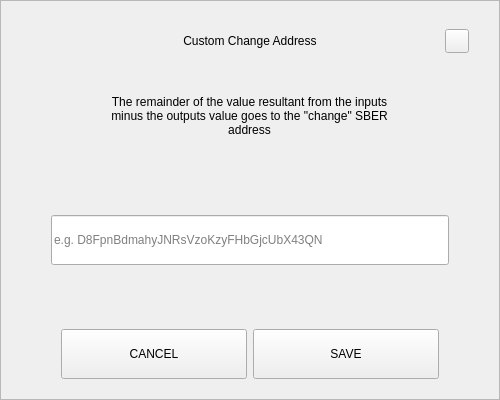
<?xml version="1.0" encoding="UTF-8"?>
<ui version="4.0">
 <class>SendChangeAddressDialog</class>
 <widget class="QDialog" name="SendChangeAddressDialog">
  <property name="geometry">
   <rect>
    <x>0</x>
    <y>0</y>
    <width>500</width>
    <height>400</height>
   </rect>
  </property>
  <property name="windowTitle">
   <string>Dialog</string>
  </property>
  <layout class="QVBoxLayout" name="verticalLayout">
   <property name="spacing">
    <number>0</number>
   </property>
   <property name="leftMargin">
    <number>0</number>
   </property>
   <property name="topMargin">
    <number>0</number>
   </property>
   <property name="rightMargin">
    <number>0</number>
   </property>
   <property name="bottomMargin">
    <number>0</number>
   </property>
   <item>
    <widget class="QFrame" name="frame">
     <property name="styleSheet">
      <string notr="true"/>
     </property>
     <property name="frameShape">
      <enum>QFrame::StyledPanel</enum>
     </property>
     <property name="frameShadow">
      <enum>QFrame::Raised</enum>
     </property>
     <layout class="QVBoxLayout" name="verticalLayout_2" stretch="0,0,0,0,0,0,0">
      <property name="spacing">
       <number>0</number>
      </property>
      <property name="leftMargin">
       <number>30</number>
      </property>
      <property name="topMargin">
       <number>20</number>
      </property>
      <property name="rightMargin">
       <number>30</number>
      </property>
      <property name="bottomMargin">
       <number>20</number>
      </property>
      <item>
       <layout class="QHBoxLayout" name="horizontalLayout_3">
        <property name="spacing">
         <number>0</number>
        </property>
        <item>
         <spacer name="horizontalSpacer_2">
          <property name="orientation">
           <enum>Qt::Horizontal</enum>
          </property>
          <property name="sizeHint" stdset="0">
           <size>
            <width>40</width>
            <height>20</height>
           </size>
          </property>
         </spacer>
        </item>
        <item>
         <widget class="QLabel" name="labelTitle">
          <property name="minimumSize">
           <size>
            <width>0</width>
            <height>40</height>
           </size>
          </property>
          <property name="maximumSize">
           <size>
            <width>16777215</width>
            <height>40</height>
           </size>
          </property>
          <property name="styleSheet">
           <string notr="true">padding-left:24px;</string>
          </property>
          <property name="text">
           <string>Custom Change Address</string>
          </property>
          <property name="alignment">
           <set>Qt::AlignCenter</set>
          </property>
          <property name="margin">
           <number>7</number>
          </property>
         </widget>
        </item>
        <item>
         <spacer name="horizontalSpacer">
          <property name="orientation">
           <enum>Qt::Horizontal</enum>
          </property>
          <property name="sizeHint" stdset="0">
           <size>
            <width>40</width>
            <height>20</height>
           </size>
          </property>
         </spacer>
        </item>
        <item>
         <widget class="QPushButton" name="btnEsc">
          <property name="minimumSize">
           <size>
            <width>24</width>
            <height>24</height>
           </size>
          </property>
          <property name="maximumSize">
           <size>
            <width>24</width>
            <height>24</height>
           </size>
          </property>
          <property name="focusPolicy">
           <enum>Qt::NoFocus</enum>
          </property>
          <property name="text">
           <string/>
          </property>
         </widget>
        </item>
       </layout>
      </item>
      <item>
       <spacer name="verticalSpacer_2">
        <property name="orientation">
         <enum>Qt::Vertical</enum>
        </property>
        <property name="sizeType">
         <enum>QSizePolicy::Fixed</enum>
        </property>
        <property name="sizeHint" stdset="0">
         <size>
          <width>20</width>
          <height>20</height>
         </size>
        </property>
       </spacer>
      </item>
      <item alignment="Qt::AlignHCenter">
       <widget class="QLabel" name="labelMessage">
        <property name="minimumSize">
         <size>
          <width>0</width>
          <height>70</height>
         </size>
        </property>
        <property name="text">
         <string>The remainder of the value resultant from the inputs minus the outputs value goes to the &quot;change&quot; SBER address</string>
        </property>
        <property name="alignment">
         <set>Qt::AlignCenter</set>
        </property>
        <property name="wordWrap">
         <bool>true</bool>
        </property>
       </widget>
      </item>
      <item>
       <spacer name="verticalSpacer_3">
        <property name="orientation">
         <enum>Qt::Vertical</enum>
        </property>
        <property name="sizeHint" stdset="0">
         <size>
          <width>20</width>
          <height>40</height>
         </size>
        </property>
       </spacer>
      </item>
      <item>
       <layout class="QHBoxLayout" name="horizontalLayout_2">
        <property name="spacing">
         <number>0</number>
        </property>
        <property name="leftMargin">
         <number>20</number>
        </property>
        <property name="rightMargin">
         <number>20</number>
        </property>
        <item>
         <widget class="QLineEdit" name="lineEditAddress">
          <property name="minimumSize">
           <size>
            <width>0</width>
            <height>50</height>
           </size>
          </property>
          <property name="placeholderText">
           <string notr="true">e.g. D8FpnBdmahyJNRsVzoKzyFHbGjcUbX43QN</string>
          </property>
         </widget>
        </item>
       </layout>
      </item>
      <item>
       <spacer name="verticalSpacer">
        <property name="orientation">
         <enum>Qt::Vertical</enum>
        </property>
        <property name="sizeHint" stdset="0">
         <size>
          <width>20</width>
          <height>40</height>
         </size>
        </property>
       </spacer>
      </item>
      <item>
       <layout class="QHBoxLayout" name="horizontalLayout" stretch="2,2">
        <property name="spacing">
         <number>6</number>
        </property>
        <property name="leftMargin">
         <number>30</number>
        </property>
        <property name="rightMargin">
         <number>30</number>
        </property>
        <item>
         <widget class="QPushButton" name="btnCancel">
          <property name="minimumSize">
           <size>
            <width>180</width>
            <height>50</height>
           </size>
          </property>
          <property name="focusPolicy">
           <enum>Qt::NoFocus</enum>
          </property>
          <property name="text">
           <string>CANCEL</string>
          </property>
         </widget>
        </item>
        <item>
         <widget class="QPushButton" name="btnSave">
          <property name="minimumSize">
           <size>
            <width>180</width>
            <height>50</height>
           </size>
          </property>
          <property name="focusPolicy">
           <enum>Qt::NoFocus</enum>
          </property>
          <property name="text">
           <string>SAVE</string>
          </property>
         </widget>
        </item>
       </layout>
      </item>
     </layout>
    </widget>
   </item>
  </layout>
 </widget>
 <resources/>
 <connections/>
</ui>
